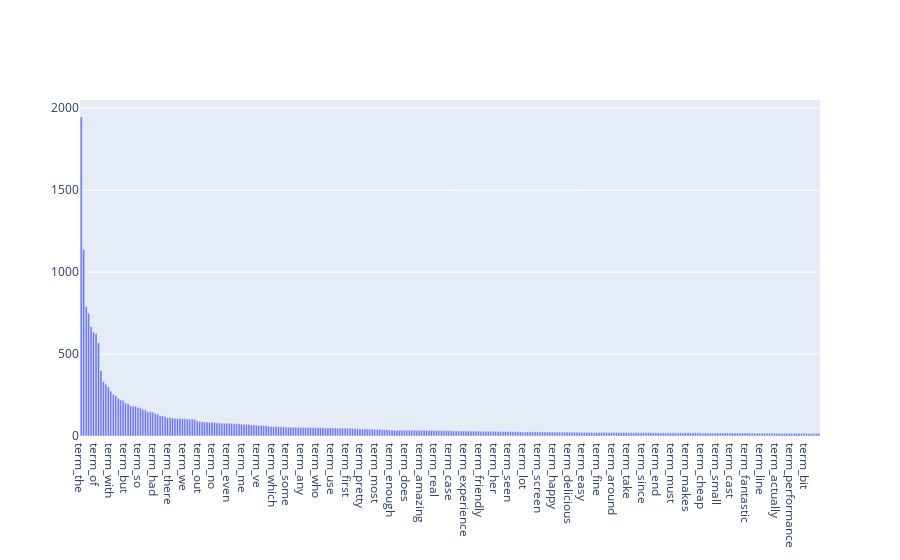

The notebook cell this image was saved under:
### Code cell
import plotly.graph_objects as go

dict_xy = {"feature":["term_"+str(i) for i in count_vect.get_feature_names()],"frequencies":term_frequencies}
df_xy = pd.DataFrame(dict_xy)
df_xy_sort = df_xy.sort_values(by="frequencies",ascending=False)

fig5 = go.Figure()
fig5.add_trace(go.Bar(x=df_xy_sort["feature"][:300], y=df_xy_sort["frequencies"][:300]))
fig5.show()

### Figure 1 — Plotly figure (JSON) as saved in the notebook; plotly's stock layout.template omitted (floating-point values rounded to 4 significant figures; data arrays with more than 128 entries replaced by an {"elided": "..."} marker saying what was removed)
{"data": [{"type": "bar", "x": {"elided": "300 str values"}, "y": {"elided": "300 int values"}}], "layout": {}}
